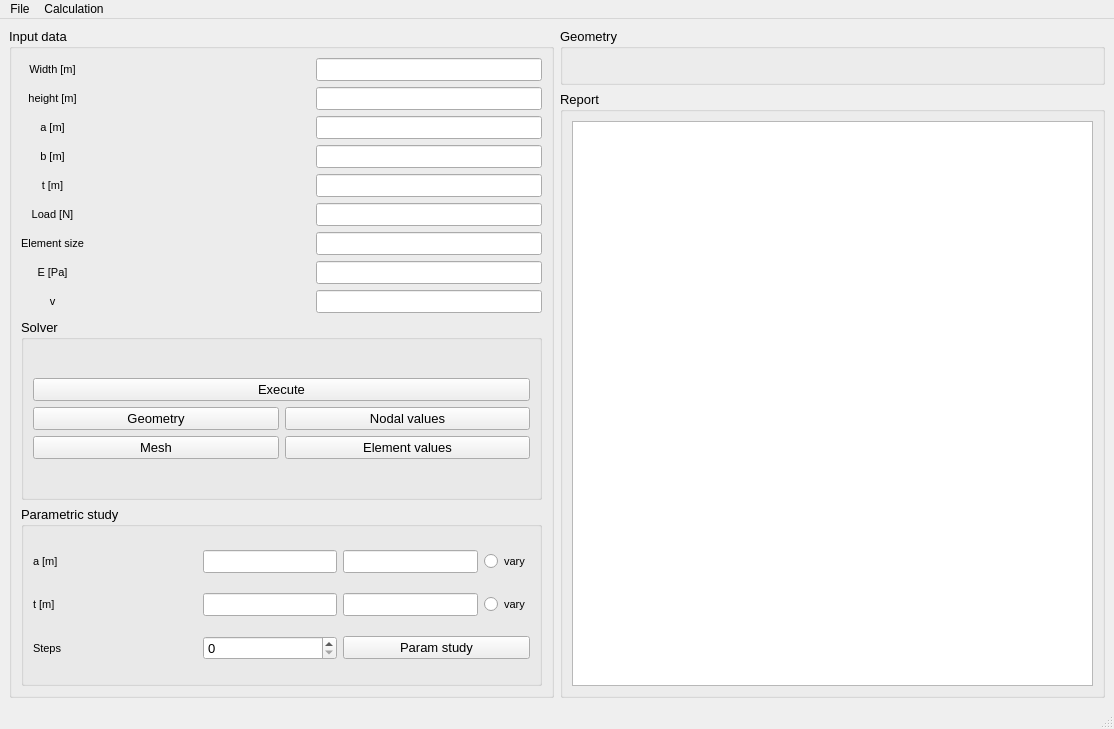
<?xml version="1.0" encoding="UTF-8"?>
<ui version="4.0">
 <class>MainWindow</class>
 <widget class="QMainWindow" name="MainWindow">
  <property name="geometry">
   <rect>
    <x>0</x>
    <y>0</y>
    <width>1114</width>
    <height>729</height>
   </rect>
  </property>
  <property name="sizePolicy">
   <sizepolicy hsizetype="Minimum" vsizetype="Preferred">
    <horstretch>0</horstretch>
    <verstretch>0</verstretch>
   </sizepolicy>
  </property>
  <property name="windowTitle">
   <string>MainWindow</string>
  </property>
  <property name="styleSheet">
   <string notr="true"/>
  </property>
  <widget class="QWidget" name="centralwidget">
   <property name="minimumSize">
    <size>
     <width>1009</width>
     <height>0</height>
    </size>
   </property>
   <layout class="QGridLayout" name="gridLayout_5">
    <item row="0" column="0">
     <layout class="QVBoxLayout" name="verticalLayout_4">
      <property name="spacing">
       <number>4</number>
      </property>
      <item>
       <widget class="QGroupBox" name="groupBox">
        <property name="sizePolicy">
         <sizepolicy hsizetype="Minimum" vsizetype="Preferred">
          <horstretch>0</horstretch>
          <verstretch>0</verstretch>
         </sizepolicy>
        </property>
        <property name="minimumSize">
         <size>
          <width>400</width>
          <height>0</height>
         </size>
        </property>
        <property name="font">
         <font>
          <pointsize>10</pointsize>
          <kerning>true</kerning>
         </font>
        </property>
        <property name="title">
         <string>Input data</string>
        </property>
        <property name="flat">
         <bool>false</bool>
        </property>
        <property name="checkable">
         <bool>false</bool>
        </property>
        <layout class="QVBoxLayout" name="verticalLayout" stretch="0,0,0">
         <property name="sizeConstraint">
          <enum>QLayout::SetDefaultConstraint</enum>
         </property>
         <item>
          <layout class="QGridLayout" name="gridLayout">
           <item row="0" column="1">
            <spacer name="horizontalSpacer">
             <property name="orientation">
              <enum>Qt::Horizontal</enum>
             </property>
             <property name="sizeHint" stdset="0">
              <size>
               <width>40</width>
               <height>20</height>
              </size>
             </property>
            </spacer>
           </item>
           <item row="1" column="1">
            <spacer name="horizontalSpacer_2">
             <property name="orientation">
              <enum>Qt::Horizontal</enum>
             </property>
             <property name="sizeHint" stdset="0">
              <size>
               <width>40</width>
               <height>20</height>
              </size>
             </property>
            </spacer>
           </item>
           <item row="8" column="1">
            <spacer name="horizontalSpacer_9">
             <property name="orientation">
              <enum>Qt::Horizontal</enum>
             </property>
             <property name="sizeHint" stdset="0">
              <size>
               <width>40</width>
               <height>20</height>
              </size>
             </property>
            </spacer>
           </item>
           <item row="7" column="1">
            <spacer name="horizontalSpacer_7">
             <property name="orientation">
              <enum>Qt::Horizontal</enum>
             </property>
             <property name="sizeHint" stdset="0">
              <size>
               <width>40</width>
               <height>20</height>
              </size>
             </property>
            </spacer>
           </item>
           <item row="1" column="2">
            <widget class="QLineEdit" name="hEdit"/>
           </item>
           <item row="4" column="2">
            <widget class="QLineEdit" name="tEdit"/>
           </item>
           <item row="5" column="0">
            <widget class="QLabel" name="loadLabel">
             <property name="font">
              <font>
               <pointsize>8</pointsize>
              </font>
             </property>
             <property name="text">
              <string>Load [N]</string>
             </property>
             <property name="alignment">
              <set>Qt::AlignCenter</set>
             </property>
            </widget>
           </item>
           <item row="0" column="0">
            <widget class="QLabel" name="wLabel">
             <property name="font">
              <font>
               <pointsize>8</pointsize>
              </font>
             </property>
             <property name="text">
              <string>Width [m]</string>
             </property>
             <property name="alignment">
              <set>Qt::AlignCenter</set>
             </property>
            </widget>
           </item>
           <item row="0" column="2">
            <widget class="QLineEdit" name="wEdit"/>
           </item>
           <item row="1" column="0">
            <widget class="QLabel" name="hLabel">
             <property name="font">
              <font>
               <pointsize>8</pointsize>
              </font>
             </property>
             <property name="text">
              <string>height [m]</string>
             </property>
             <property name="alignment">
              <set>Qt::AlignCenter</set>
             </property>
            </widget>
           </item>
           <item row="4" column="0">
            <widget class="QLabel" name="tLabel">
             <property name="font">
              <font>
               <pointsize>8</pointsize>
              </font>
             </property>
             <property name="text">
              <string>t [m]</string>
             </property>
             <property name="alignment">
              <set>Qt::AlignCenter</set>
             </property>
            </widget>
           </item>
           <item row="3" column="0">
            <widget class="QLabel" name="bLabel">
             <property name="font">
              <font>
               <pointsize>8</pointsize>
              </font>
             </property>
             <property name="text">
              <string>b [m]</string>
             </property>
             <property name="alignment">
              <set>Qt::AlignCenter</set>
             </property>
            </widget>
           </item>
           <item row="3" column="2">
            <widget class="QLineEdit" name="bEdit"/>
           </item>
           <item row="8" column="0">
            <widget class="QLabel" name="nuLabel">
             <property name="font">
              <font>
               <pointsize>8</pointsize>
              </font>
             </property>
             <property name="text">
              <string>v</string>
             </property>
             <property name="alignment">
              <set>Qt::AlignCenter</set>
             </property>
            </widget>
           </item>
           <item row="6" column="0">
            <widget class="QLabel" name="elSizeLabel">
             <property name="font">
              <font>
               <pointsize>8</pointsize>
              </font>
             </property>
             <property name="text">
              <string>Element size</string>
             </property>
             <property name="alignment">
              <set>Qt::AlignCenter</set>
             </property>
            </widget>
           </item>
           <item row="7" column="0">
            <widget class="QLabel" name="ELabel">
             <property name="font">
              <font>
               <pointsize>8</pointsize>
              </font>
             </property>
             <property name="text">
              <string>E [Pa]</string>
             </property>
             <property name="alignment">
              <set>Qt::AlignCenter</set>
             </property>
            </widget>
           </item>
           <item row="5" column="2">
            <widget class="QLineEdit" name="loadEdit"/>
           </item>
           <item row="7" column="2">
            <widget class="QLineEdit" name="EEdit"/>
           </item>
           <item row="2" column="2">
            <widget class="QLineEdit" name="aEdit"/>
           </item>
           <item row="8" column="2">
            <widget class="QLineEdit" name="nuEdit"/>
           </item>
           <item row="2" column="0">
            <widget class="QLabel" name="aLabel">
             <property name="font">
              <font>
               <pointsize>8</pointsize>
              </font>
             </property>
             <property name="text">
              <string>a [m]</string>
             </property>
             <property name="alignment">
              <set>Qt::AlignCenter</set>
             </property>
            </widget>
           </item>
           <item row="6" column="2">
            <widget class="QLineEdit" name="elSizeEdit"/>
           </item>
           <item row="2" column="1">
            <spacer name="horizontalSpacer_6">
             <property name="orientation">
              <enum>Qt::Horizontal</enum>
             </property>
             <property name="sizeHint" stdset="0">
              <size>
               <width>40</width>
               <height>20</height>
              </size>
             </property>
            </spacer>
           </item>
           <item row="4" column="1">
            <spacer name="horizontalSpacer_4">
             <property name="orientation">
              <enum>Qt::Horizontal</enum>
             </property>
             <property name="sizeHint" stdset="0">
              <size>
               <width>40</width>
               <height>20</height>
              </size>
             </property>
            </spacer>
           </item>
           <item row="5" column="1">
            <spacer name="horizontalSpacer_3">
             <property name="orientation">
              <enum>Qt::Horizontal</enum>
             </property>
             <property name="sizeHint" stdset="0">
              <size>
               <width>40</width>
               <height>20</height>
              </size>
             </property>
            </spacer>
           </item>
           <item row="3" column="1">
            <spacer name="horizontalSpacer_5">
             <property name="orientation">
              <enum>Qt::Horizontal</enum>
             </property>
             <property name="sizeHint" stdset="0">
              <size>
               <width>40</width>
               <height>20</height>
              </size>
             </property>
            </spacer>
           </item>
           <item row="6" column="1">
            <spacer name="horizontalSpacer_8">
             <property name="orientation">
              <enum>Qt::Horizontal</enum>
             </property>
             <property name="sizeHint" stdset="0">
              <size>
               <width>40</width>
               <height>20</height>
              </size>
             </property>
            </spacer>
           </item>
          </layout>
         </item>
         <item>
          <widget class="QGroupBox" name="groupBox_2">
           <property name="font">
            <font>
             <pointsize>10</pointsize>
            </font>
           </property>
           <property name="title">
            <string>Solver</string>
           </property>
           <layout class="QVBoxLayout" name="verticalLayout_2">
            <item>
             <layout class="QGridLayout" name="gridLayout_2">
              <item row="1" column="0">
               <widget class="QPushButton" name="showGeometryButton">
                <property name="font">
                 <font>
                  <pointsize>10</pointsize>
                 </font>
                </property>
                <property name="text">
                 <string>Geometry</string>
                </property>
               </widget>
              </item>
              <item row="2" column="0">
               <widget class="QPushButton" name="showMeshButton">
                <property name="font">
                 <font>
                  <pointsize>10</pointsize>
                 </font>
                </property>
                <property name="text">
                 <string>Mesh</string>
                </property>
               </widget>
              </item>
              <item row="2" column="1">
               <widget class="QPushButton" name="showElementValuesButton">
                <property name="font">
                 <font>
                  <pointsize>10</pointsize>
                 </font>
                </property>
                <property name="text">
                 <string>Element values</string>
                </property>
               </widget>
              </item>
              <item row="1" column="1">
               <widget class="QPushButton" name="showNodalValuesButton">
                <property name="font">
                 <font>
                  <pointsize>10</pointsize>
                 </font>
                </property>
                <property name="text">
                 <string>Nodal values</string>
                </property>
               </widget>
              </item>
              <item row="0" column="0" colspan="2">
               <widget class="QPushButton" name="execusionButton">
                <property name="font">
                 <font>
                  <pointsize>10</pointsize>
                 </font>
                </property>
                <property name="text">
                 <string>Execute</string>
                </property>
               </widget>
              </item>
             </layout>
            </item>
           </layout>
          </widget>
         </item>
         <item>
          <widget class="QGroupBox" name="groupBox_3">
           <property name="title">
            <string>Parametric study</string>
           </property>
           <layout class="QGridLayout" name="gridLayout_4">
            <item row="2" column="2">
             <widget class="QSpinBox" name="param_steps"/>
            </item>
            <item row="2" column="3" colspan="2">
             <widget class="QPushButton" name="paramButton">
              <property name="font">
               <font>
                <pointsize>10</pointsize>
               </font>
              </property>
              <property name="text">
               <string>Param study</string>
              </property>
             </widget>
            </item>
            <item row="0" column="4">
             <widget class="QRadioButton" name="a_param_vary_a_radio">
              <property name="font">
               <font>
                <pointsize>8</pointsize>
               </font>
              </property>
              <property name="text">
               <string>vary</string>
              </property>
             </widget>
            </item>
            <item row="1" column="2">
             <widget class="QLineEdit" name="t_param_start_edit"/>
            </item>
            <item row="0" column="2">
             <widget class="QLineEdit" name="a_param_start_edit"/>
            </item>
            <item row="2" column="0">
             <widget class="QLabel" name="param_steps_label">
              <property name="font">
               <font>
                <pointsize>8</pointsize>
               </font>
              </property>
              <property name="text">
               <string>Steps</string>
              </property>
              <property name="alignment">
               <set>Qt::AlignLeading|Qt::AlignLeft|Qt::AlignVCenter</set>
              </property>
             </widget>
            </item>
            <item row="0" column="3">
             <widget class="QLineEdit" name="a_param_end_edit"/>
            </item>
            <item row="1" column="0">
             <widget class="QLabel" name="t_param_label">
              <property name="font">
               <font>
                <pointsize>8</pointsize>
               </font>
              </property>
              <property name="text">
               <string>t [m]</string>
              </property>
              <property name="alignment">
               <set>Qt::AlignLeading|Qt::AlignLeft|Qt::AlignVCenter</set>
              </property>
             </widget>
            </item>
            <item row="0" column="0">
             <widget class="QLabel" name="a_param_label">
              <property name="font">
               <font>
                <pointsize>8</pointsize>
               </font>
              </property>
              <property name="text">
               <string>a [m]</string>
              </property>
              <property name="alignment">
               <set>Qt::AlignLeading|Qt::AlignLeft|Qt::AlignVCenter</set>
              </property>
             </widget>
            </item>
            <item row="1" column="3">
             <widget class="QLineEdit" name="t_param_end_edit"/>
            </item>
            <item row="1" column="4">
             <widget class="QRadioButton" name="t_param_vary_a_radio">
              <property name="font">
               <font>
                <pointsize>8</pointsize>
               </font>
              </property>
              <property name="text">
               <string>vary</string>
              </property>
             </widget>
            </item>
            <item row="2" column="1">
             <spacer name="horizontalSpacer_10">
              <property name="orientation">
               <enum>Qt::Horizontal</enum>
              </property>
              <property name="sizeHint" stdset="0">
               <size>
                <width>40</width>
                <height>20</height>
               </size>
              </property>
             </spacer>
            </item>
            <item row="1" column="1">
             <spacer name="horizontalSpacer_11">
              <property name="orientation">
               <enum>Qt::Horizontal</enum>
              </property>
              <property name="sizeHint" stdset="0">
               <size>
                <width>40</width>
                <height>20</height>
               </size>
              </property>
             </spacer>
            </item>
            <item row="0" column="1">
             <spacer name="horizontalSpacer_12">
              <property name="orientation">
               <enum>Qt::Horizontal</enum>
              </property>
              <property name="sizeHint" stdset="0">
               <size>
                <width>40</width>
                <height>20</height>
               </size>
              </property>
             </spacer>
            </item>
           </layout>
          </widget>
         </item>
        </layout>
       </widget>
      </item>
     </layout>
    </item>
    <item row="0" column="1">
     <layout class="QGridLayout" name="gridLayout_6">
      <item row="0" column="0">
       <widget class="QGroupBox" name="groupBox_5">
        <property name="font">
         <font>
          <pointsize>10</pointsize>
         </font>
        </property>
        <property name="title">
         <string>Geometry</string>
        </property>
        <layout class="QGridLayout" name="gridLayout_3">
         <item row="0" column="0">
          <widget class="QLabel" name="label">
           <property name="text">
            <string/>
           </property>
           <property name="pixmap">
            <pixmap>geom.PNG</pixmap>
           </property>
          </widget>
         </item>
        </layout>
       </widget>
      </item>
      <item row="1" column="0">
       <widget class="QGroupBox" name="groupBox_4">
        <property name="font">
         <font>
          <pointsize>10</pointsize>
         </font>
        </property>
        <property name="title">
         <string>Report</string>
        </property>
        <layout class="QVBoxLayout" name="verticalLayout_3">
         <item>
          <widget class="QPlainTextEdit" name="plainTextEdit">
           <property name="font">
            <font>
             <family>Consolas</family>
            </font>
           </property>
           <property name="lineWrapMode">
            <enum>QPlainTextEdit::NoWrap</enum>
           </property>
           <property name="readOnly">
            <bool>true</bool>
           </property>
          </widget>
         </item>
        </layout>
       </widget>
      </item>
     </layout>
    </item>
   </layout>
  </widget>
  <widget class="QMenuBar" name="menubar">
   <property name="geometry">
    <rect>
     <x>0</x>
     <y>0</y>
     <width>1114</width>
     <height>26</height>
    </rect>
   </property>
   <widget class="QMenu" name="menuFile">
    <property name="title">
     <string>File</string>
    </property>
    <addaction name="separator"/>
    <addaction name="actionNew"/>
    <addaction name="actionOpen"/>
    <addaction name="actionSave"/>
    <addaction name="actionSave_as"/>
    <addaction name="actionExit"/>
   </widget>
   <widget class="QMenu" name="menuCalculation">
    <property name="title">
     <string>Calculation</string>
    </property>
    <addaction name="actionExecute"/>
   </widget>
   <addaction name="menuFile"/>
   <addaction name="menuCalculation"/>
  </widget>
  <widget class="QStatusBar" name="statusbar"/>
  <action name="actionNew">
   <property name="text">
    <string>New</string>
   </property>
  </action>
  <action name="actionOpen">
   <property name="text">
    <string>Open</string>
   </property>
  </action>
  <action name="actionSave">
   <property name="text">
    <string>Save</string>
   </property>
  </action>
  <action name="actionSave_as">
   <property name="text">
    <string>Save As</string>
   </property>
  </action>
  <action name="actionExit">
   <property name="text">
    <string>Exit</string>
   </property>
  </action>
  <action name="actionExecute">
   <property name="text">
    <string>Execute</string>
   </property>
  </action>
 </widget>
 <resources/>
 <connections/>
</ui>
